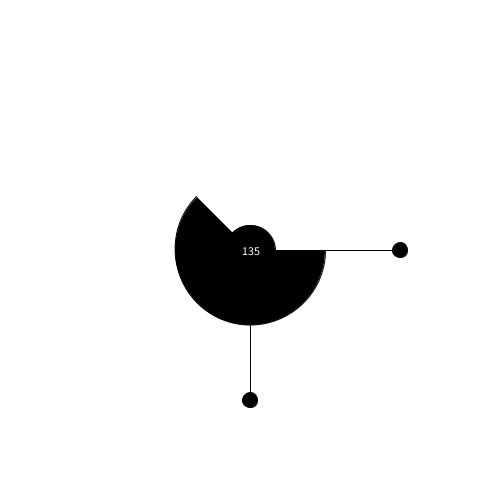
Frame 1 (no input)
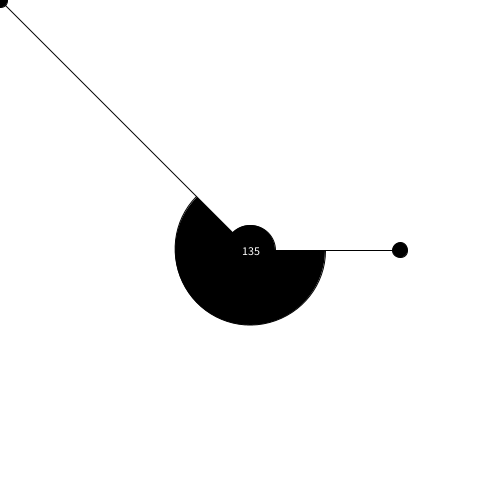
Frame 60 (the mouse pressed at the canvas centre just before this capture)
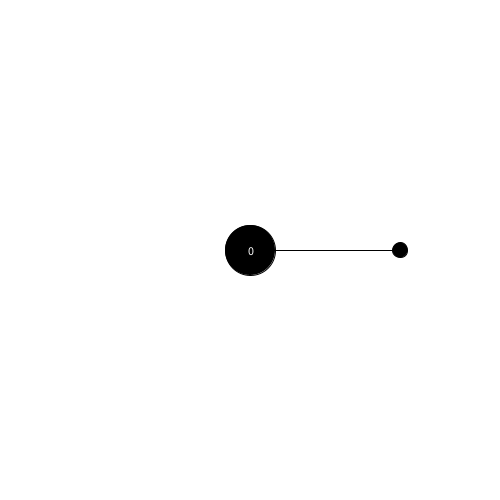
Frame 120 (the mouse held since frame 60 and released just before this capture)

The Processing sketch that drew these frames (run headless with seeded random() and noise(); from frame 60 on, the mouse is pressed at the canvas centre):

// Processing sketch: angleBetTwoLines
// ── angleBetTwoLines.pde
PVector a = new PVector(150, 0);
PVector b = new PVector(0, 150);
float angle, arcangle;
 
void setup() {
  size(500, 500);
  smooth();
  textAlign(CENTER, CENTER);
}
 
void draw() {
  background(255);
  translate(width/2, height/2);
  
  fill(0);
  line(0, 0, a.x, a.y);
  line(0, 0, b.x, b.y);
  ellipse(a.x, a.y, 15, 15);
  ellipse(b.x, b.y, 15, 15);
  
  b.set(mouseX-width/2, mouseY-height/2, 0);
  angle = PVector.angleBetween(a, b);
  if (a.y <= b.y) { arcangle = angle; } else { arcangle = angle + 2*(PI-angle); }
  arc(0, 0, 150, 150, 0, arcangle);
  ellipse(0, 0, 50, 50);
  fill(255);
  text(int(degrees(angle)), 0, 0);
}
